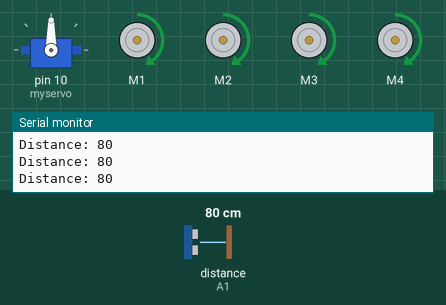
Simulated run of this sketch. Board: Arduino Uno, built with avr-gcc and run on an emulated ATmega328P. Parts: servo, 4 × DC motor (green arrow = forward, orange = backward, longer = faster), the last lines printed to the serial monitor. Wiring (inferred from the names in the program): ultrasonic range finder: trigger A0; echo A1. The inputs (shaded band) are chosen by the test bench; at power-on: distance to the obstacle (sensor on A1) 80 cm. The echo pulse lasts 58.3 µs per cm.

Above: at 2.2 s.
2.3 s: distance to the obstacle (sensor on A1) set to 24 cm
3.8 s: distance to the obstacle (sensor on A1) set to 19 cm
At 4.3 s:
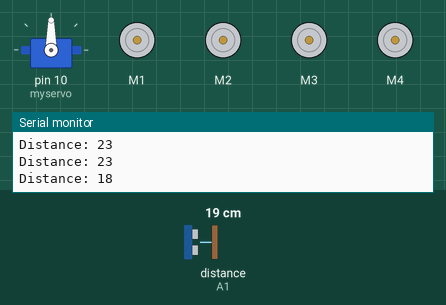
6.8 s: distance to the obstacle (sensor on A1) set to 250 cm
9.3 s: distance to the obstacle (sensor on A1) set to 2 cm
At 11.1 s:
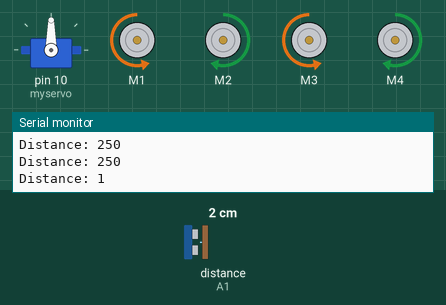
Timing chart, 0 to 13.3 s (numbered marks = the images above; inputs shaded):
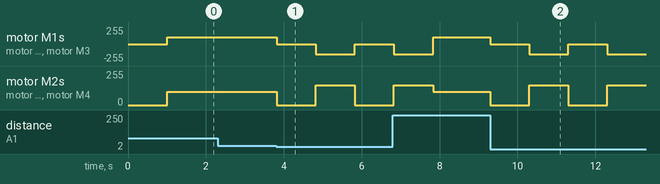

Measured:
- the behaviour switches between 22 and 21 cm on distance to the obstacle (sensor on A1) (found by bisection; images 0 and 1)
- after the input at 3.8 s, motor M1, motor M3: forward 100/255 → stopped at once, → backward 150/255 1.0 s later, → stopped 1.0 s later; motor M2, motor M4: forward 100/255 → stopped at once, → forward 150/255 1.0 s later, → stopped 1.0 s later
- after the input at 9.3 s, motor M1, motor M3: alternates backward 150/255 for 1.0 s and stopped for 1.0 s, starting at once; motor M2, motor M4: alternates forward 150/255 for 1.0 s and stopped for 1.0 s, starting at once

The sketch:

Obstacle_avoidance_robot_l293d_correct_.ino
```cpp
#include <Servo.h>
#include <AFMotor.h>


// Define pins for the Ultrasonic Sensor
const int trigPin = A0;
const int echoPin = A1;

// Define distance threshold in cm
const int threshold = 20;

Servo myservo;

// Create an instance of the Adafruit Motor Shield library
AF_DCMotor motor1(1, MOTOR12_1KHZ);
AF_DCMotor motor2(2, MOTOR12_1KHZ);
AF_DCMotor motor3(3, MOTOR34_1KHZ);
AF_DCMotor motor4(4, MOTOR34_1KHZ);

void setup() {
  // Set the pinMode for the Ultrasonic Sensor
  pinMode(trigPin, OUTPUT);
  pinMode(echoPin, INPUT);
  myservo.attach(10);
  myservo.write(90);
  delay(1000);

  // Start the serial communication
  Serial.begin(9600);
}

void loop() {
  // Measure the distance using the Ultrasonic Sensor
  long duration, distance;
  digitalWrite(trigPin, LOW);
  delayMicroseconds(2);
  digitalWrite(trigPin, HIGH);
  delayMicroseconds(10);
  digitalWrite(trigPin, LOW);
  duration = pulseIn(echoPin, HIGH);
  distance = duration / 58;

  // Print the distance to the serial monitor
  Serial.print("Distance: ");
  Serial.println(distance);

  // If the distance is less than the threshold, stop the robot and turn it
  if (distance <= threshold) {
    stop();
    delay(1000);
    turnLeft();
    delay(1000);
  }
  // Otherwise, move the robot forward
  else {
    moveForward();
  }
}

// Define a function to move the robot forward
void moveForward() {
  motor1.setSpeed(100);
  motor2.setSpeed(100);
  motor3.setSpeed(100);
  motor4.setSpeed(100);
  motor1.run(FORWARD);
  motor2.run(FORWARD);
  motor3.run(FORWARD);
  motor4.run(FORWARD);
}

// Define a function to move the robot backward
void moveBackward() {
  motor1.setSpeed(100);
  motor2.setSpeed(100);
  motor3.setSpeed(100);
  motor4.setSpeed(100);
  motor1.run(BACKWARD);
  motor2.run(BACKWARD);
  motor3.run(BACKWARD);
  motor4.run(BACKWARD);
}

// Define a function to turn the robot left
void turnLeft() {
  motor1.setSpeed(150);
  motor2.setSpeed(150);
  motor3.setSpeed(150);
  motor4.setSpeed(150);
  motor1.run(BACKWARD);
  motor2.run(FORWARD);
  motor3.run(BACKWARD);
  motor4.run(FORWARD);
}

// Define a function to turn the robot right
void turnRight() {
  motor1.setSpeed(150);
  motor2.setSpeed(150);
  motor3.setSpeed(150);
  motor4.setSpeed(150);
  motor1.run(FORWARD);
  motor2.run(BACKWARD);
  motor3.run(FORWARD);
  motor4.run(BACKWARD);
}

// Define a function to stop the robot
void stop() {
  motor1.setSpeed(0);
  motor2.setSpeed(0);
  motor3.setSpeed(0);
  motor4.setSpeed(0);
  motor1.run(RELEASE);
  motor2.run(RELEASE);
  motor3.run(RELEASE);
  motor4.run(RELEASE);
}
```
